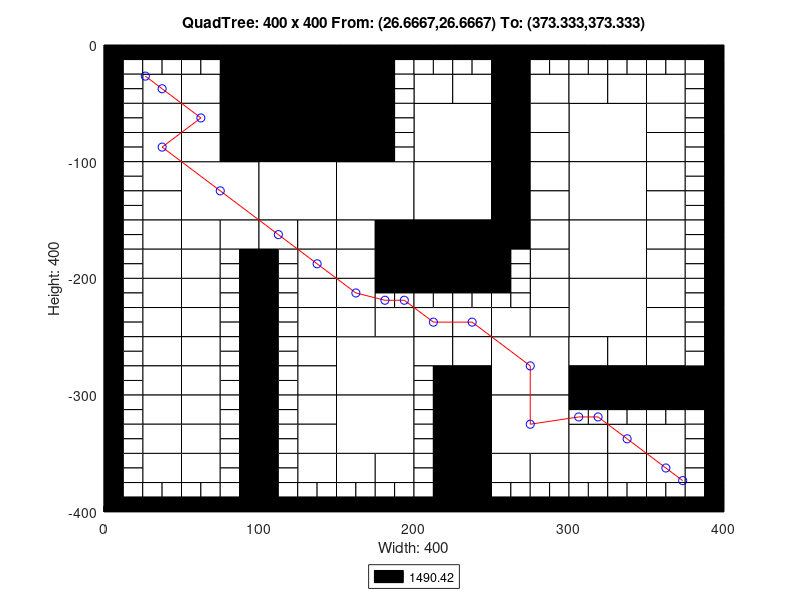

Write MATLAB code to recreate this figure.
axis([0 400 -400 0]);
title('QuadTree: 400 x 400 From: (26.6667,26.6667) To: (373.333,373.333)');
xlabel('Width: 400');
ylabel('Height: 400');
rectangle('Position',[100 -50 50 50], 'FaceColor',[0 0 0]);
rectangle('Position',[100 -100 50 50], 'FaceColor',[0 0 0]);
rectangle('Position',[50 -150 50 50], 'FaceColor',[1 1 1]);
rectangle('Position',[100 -150 50 50], 'FaceColor',[1 1 1]);
rectangle('Position',[150 -150 50 50], 'FaceColor',[1 1 1]);
rectangle('Position',[200 -100 50 50], 'FaceColor',[1 1 1]);
rectangle('Position',[300 -100 50 50], 'FaceColor',[1 1 1]);
rectangle('Position',[200 -150 50 50], 'FaceColor',[1 1 1]);
rectangle('Position',[200 -200 50 50], 'FaceColor',[0 0 0]);
rectangle('Position',[300 -150 50 50], 'FaceColor',[1 1 1]);
rectangle('Position',[300 -200 50 50], 'FaceColor',[1 1 1]);
rectangle('Position',[150 -300 50 50], 'FaceColor',[1 1 1]);
rectangle('Position',[150 -350 50 50], 'FaceColor',[1 1 1]);
rectangle('Position',[250 -300 50 50], 'FaceColor',[1 1 1]);
rectangle('Position',[300 -250 50 50], 'FaceColor',[1 1 1]);
rectangle('Position',[250 -350 50 50], 'FaceColor',[1 1 1]);
rectangle('Position',[25 -50 25 25], 'FaceColor',[1 1 1]);
rectangle('Position',[75 -25 25 25], 'FaceColor',[0 0 0]);
rectangle('Position',[50 -50 25 25], 'FaceColor',[1 1 1]);
rectangle('Position',[75 -50 25 25], 'FaceColor',[0 0 0]);
rectangle('Position',[25 -75 25 25], 'FaceColor',[1 1 1]);
rectangle('Position',[25 -100 25 25], 'FaceColor',[1 1 1]);
rectangle('Position',[50 -75 25 25], 'FaceColor',[1 1 1]);
rectangle('Position',[75 -75 25 25], 'FaceColor',[0 0 0]);
rectangle('Position',[50 -100 25 25], 'FaceColor',[1 1 1]);
rectangle('Position',[75 -100 25 25], 'FaceColor',[0 0 0]);
rectangle('Position',[150 -25 25 25], 'FaceColor',[0 0 0]);
rectangle('Position',[150 -50 25 25], 'FaceColor',[0 0 0]);
rectangle('Position',[150 -75 25 25], 'FaceColor',[0 0 0]);
rectangle('Position',[150 -100 25 25], 'FaceColor',[0 0 0]);
rectangle('Position',[25 -125 25 25], 'FaceColor',[1 1 1]);
rectangle('Position',[25 -150 25 25], 'FaceColor',[1 1 1]);
rectangle('Position',[25 -175 25 25], 'FaceColor',[1 1 1]);
rectangle('Position',[25 -200 25 25], 'FaceColor',[1 1 1]);
rectangle('Position',[50 -175 25 25], 'FaceColor',[1 1 1]);
rectangle('Position',[75 -175 25 25], 'FaceColor',[1 1 1]);
rectangle('Position',[50 -200 25 25], 'FaceColor',[1 1 1]);
rectangle('Position',[100 -175 25 25], 'FaceColor',[1 1 1]);
rectangle('Position',[125 -175 25 25], 'FaceColor',[1 1 1]);
rectangle('Position',[125 -200 25 25], 'FaceColor',[1 1 1]);
rectangle('Position',[150 -175 25 25], 'FaceColor',[1 1 1]);
rectangle('Position',[175 -175 25 25], 'FaceColor',[0 0 0]);
rectangle('Position',[150 -200 25 25], 'FaceColor',[1 1 1]);
rectangle('Position',[175 -200 25 25], 'FaceColor',[0 0 0]);
rectangle('Position',[200 -50 25 25], 'FaceColor',[1 1 1]);
rectangle('Position',[225 -50 25 25], 'FaceColor',[1 1 1]);
rectangle('Position',[250 -25 25 25], 'FaceColor',[0 0 0]);
rectangle('Position',[250 -50 25 25], 'FaceColor',[0 0 0]);
rectangle('Position',[275 -50 25 25], 'FaceColor',[1 1 1]);
rectangle('Position',[250 -75 25 25], 'FaceColor',[0 0 0]);
rectangle('Position',[275 -75 25 25], 'FaceColor',[1 1 1]);
rectangle('Position',[250 -100 25 25], 'FaceColor',[0 0 0]);
rectangle('Position',[275 -100 25 25], 'FaceColor',[1 1 1]);
rectangle('Position',[300 -50 25 25], 'FaceColor',[1 1 1]);
rectangle('Position',[325 -50 25 25], 'FaceColor',[1 1 1]);
rectangle('Position',[350 -50 25 25], 'FaceColor',[1 1 1]);
rectangle('Position',[350 -75 25 25], 'FaceColor',[1 1 1]);
rectangle('Position',[350 -100 25 25], 'FaceColor',[1 1 1]);
rectangle('Position',[250 -125 25 25], 'FaceColor',[0 0 0]);
rectangle('Position',[275 -125 25 25], 'FaceColor',[1 1 1]);
rectangle('Position',[250 -150 25 25], 'FaceColor',[0 0 0]);
rectangle('Position',[275 -150 25 25], 'FaceColor',[1 1 1]);
rectangle('Position',[250 -175 25 25], 'FaceColor',[0 0 0]);
rectangle('Position',[275 -175 25 25], 'FaceColor',[1 1 1]);
rectangle('Position',[275 -200 25 25], 'FaceColor',[1 1 1]);
rectangle('Position',[350 -125 25 25], 'FaceColor',[1 1 1]);
rectangle('Position',[350 -150 25 25], 'FaceColor',[1 1 1]);
rectangle('Position',[350 -175 25 25], 'FaceColor',[1 1 1]);
rectangle('Position',[350 -200 25 25], 'FaceColor',[1 1 1]);
rectangle('Position',[25 -225 25 25], 'FaceColor',[1 1 1]);
rectangle('Position',[25 -250 25 25], 'FaceColor',[1 1 1]);
rectangle('Position',[50 -225 25 25], 'FaceColor',[1 1 1]);
rectangle('Position',[50 -250 25 25], 'FaceColor',[1 1 1]);
rectangle('Position',[25 -275 25 25], 'FaceColor',[1 1 1]);
rectangle('Position',[25 -300 25 25], 'FaceColor',[1 1 1]);
rectangle('Position',[50 -275 25 25], 'FaceColor',[1 1 1]);
rectangle('Position',[50 -300 25 25], 'FaceColor',[1 1 1]);
rectangle('Position',[125 -225 25 25], 'FaceColor',[1 1 1]);
rectangle('Position',[125 -250 25 25], 'FaceColor',[1 1 1]);
rectangle('Position',[150 -225 25 25], 'FaceColor',[1 1 1]);
rectangle('Position',[150 -250 25 25], 'FaceColor',[1 1 1]);
rectangle('Position',[175 -250 25 25], 'FaceColor',[1 1 1]);
rectangle('Position',[125 -275 25 25], 'FaceColor',[1 1 1]);
rectangle('Position',[125 -300 25 25], 'FaceColor',[1 1 1]);
rectangle('Position',[25 -325 25 25], 'FaceColor',[1 1 1]);
rectangle('Position',[25 -350 25 25], 'FaceColor',[1 1 1]);
rectangle('Position',[50 -325 25 25], 'FaceColor',[1 1 1]);
rectangle('Position',[50 -350 25 25], 'FaceColor',[1 1 1]);
rectangle('Position',[25 -375 25 25], 'FaceColor',[1 1 1]);
rectangle('Position',[50 -375 25 25], 'FaceColor',[1 1 1]);
rectangle('Position',[125 -325 25 25], 'FaceColor',[1 1 1]);
rectangle('Position',[125 -350 25 25], 'FaceColor',[1 1 1]);
rectangle('Position',[125 -375 25 25], 'FaceColor',[1 1 1]);
rectangle('Position',[150 -375 25 25], 'FaceColor',[1 1 1]);
rectangle('Position',[175 -375 25 25], 'FaceColor',[1 1 1]);
rectangle('Position',[200 -250 25 25], 'FaceColor',[1 1 1]);
rectangle('Position',[225 -250 25 25], 'FaceColor',[1 1 1]);
rectangle('Position',[275 -225 25 25], 'FaceColor',[1 1 1]);
rectangle('Position',[250 -250 25 25], 'FaceColor',[1 1 1]);
rectangle('Position',[275 -250 25 25], 'FaceColor',[1 1 1]);
rectangle('Position',[200 -275 25 25], 'FaceColor',[1 1 1]);
rectangle('Position',[225 -275 25 25], 'FaceColor',[1 1 1]);
rectangle('Position',[225 -300 25 25], 'FaceColor',[0 0 0]);
rectangle('Position',[350 -225 25 25], 'FaceColor',[1 1 1]);
rectangle('Position',[350 -250 25 25], 'FaceColor',[1 1 1]);
rectangle('Position',[300 -275 25 25], 'FaceColor',[1 1 1]);
rectangle('Position',[325 -275 25 25], 'FaceColor',[1 1 1]);
rectangle('Position',[300 -300 25 25], 'FaceColor',[0 0 0]);
rectangle('Position',[325 -300 25 25], 'FaceColor',[0 0 0]);
rectangle('Position',[350 -275 25 25], 'FaceColor',[1 1 1]);
rectangle('Position',[350 -300 25 25], 'FaceColor',[0 0 0]);
rectangle('Position',[375 -300 25 25], 'FaceColor',[0 0 0]);
rectangle('Position',[225 -325 25 25], 'FaceColor',[0 0 0]);
rectangle('Position',[225 -350 25 25], 'FaceColor',[0 0 0]);
rectangle('Position',[225 -375 25 25], 'FaceColor',[0 0 0]);
rectangle('Position',[225 -400 25 25], 'FaceColor',[0 0 0]);
rectangle('Position',[250 -375 25 25], 'FaceColor',[1 1 1]);
rectangle('Position',[275 -375 25 25], 'FaceColor',[1 1 1]);
rectangle('Position',[300 -350 25 25], 'FaceColor',[1 1 1]);
rectangle('Position',[325 -350 25 25], 'FaceColor',[1 1 1]);
rectangle('Position',[350 -350 25 25], 'FaceColor',[1 1 1]);
rectangle('Position',[300 -375 25 25], 'FaceColor',[1 1 1]);
rectangle('Position',[325 -375 25 25], 'FaceColor',[1 1 1]);
rectangle('Position',[350 -375 25 25], 'FaceColor',[1 1 1]);
rectangle('Position',[0 -12.5 12.5 12.5], 'FaceColor',[0 0 0]);
rectangle('Position',[12.5 -12.5 12.5 12.5], 'FaceColor',[0 0 0]);
rectangle('Position',[0 -25 12.5 12.5], 'FaceColor',[0 0 0]);
rectangle('Position',[12.5 -25 12.5 12.5], 'FaceColor',[1 1 1]);
rectangle('Position',[25 -12.5 12.5 12.5], 'FaceColor',[0 0 0]);
rectangle('Position',[37.5 -12.5 12.5 12.5], 'FaceColor',[0 0 0]);
rectangle('Position',[25 -25 12.5 12.5], 'FaceColor',[1 1 1]);
rectangle('Position',[37.5 -25 12.5 12.5], 'FaceColor',[1 1 1]);
rectangle('Position',[0 -37.5 12.5 12.5], 'FaceColor',[0 0 0]);
rectangle('Position',[12.5 -37.5 12.5 12.5], 'FaceColor',[1 1 1]);
rectangle('Position',[0 -50 12.5 12.5], 'FaceColor',[0 0 0]);
rectangle('Position',[12.5 -50 12.5 12.5], 'FaceColor',[1 1 1]);
rectangle('Position',[50 -12.5 12.5 12.5], 'FaceColor',[0 0 0]);
rectangle('Position',[62.5 -12.5 12.5 12.5], 'FaceColor',[0 0 0]);
rectangle('Position',[50 -25 12.5 12.5], 'FaceColor',[1 1 1]);
rectangle('Position',[62.5 -25 12.5 12.5], 'FaceColor',[1 1 1]);
rectangle('Position',[0 -62.5 12.5 12.5], 'FaceColor',[0 0 0]);
rectangle('Position',[12.5 -62.5 12.5 12.5], 'FaceColor',[1 1 1]);
rectangle('Position',[0 -75 12.5 12.5], 'FaceColor',[0 0 0]);
rectangle('Position',[12.5 -75 12.5 12.5], 'FaceColor',[1 1 1]);
rectangle('Position',[0 -87.5 12.5 12.5], 'FaceColor',[0 0 0]);
rectangle('Position',[12.5 -87.5 12.5 12.5], 'FaceColor',[1 1 1]);
rectangle('Position',[0 -100 12.5 12.5], 'FaceColor',[0 0 0]);
rectangle('Position',[12.5 -100 12.5 12.5], 'FaceColor',[1 1 1]);
rectangle('Position',[175 -12.5 12.5 12.5], 'FaceColor',[0 0 0]);
rectangle('Position',[187.5 -12.5 12.5 12.5], 'FaceColor',[0 0 0]);
rectangle('Position',[175 -25 12.5 12.5], 'FaceColor',[0 0 0]);
rectangle('Position',[187.5 -25 12.5 12.5], 'FaceColor',[1 1 1]);
rectangle('Position',[175 -37.5 12.5 12.5], 'FaceColor',[0 0 0]);
rectangle('Position',[187.5 -37.5 12.5 12.5], 'FaceColor',[1 1 1]);
rectangle('Position',[175 -50 12.5 12.5], 'FaceColor',[0 0 0]);
rectangle('Position',[187.5 -50 12.5 12.5], 'FaceColor',[1 1 1]);
rectangle('Position',[175 -62.5 12.5 12.5], 'FaceColor',[0 0 0]);
rectangle('Position',[187.5 -62.5 12.5 12.5], 'FaceColor',[1 1 1]);
rectangle('Position',[175 -75 12.5 12.5], 'FaceColor',[0 0 0]);
rectangle('Position',[187.5 -75 12.5 12.5], 'FaceColor',[1 1 1]);
rectangle('Position',[175 -87.5 12.5 12.5], 'FaceColor',[0 0 0]);
rectangle('Position',[187.5 -87.5 12.5 12.5], 'FaceColor',[1 1 1]);
rectangle('Position',[175 -100 12.5 12.5], 'FaceColor',[0 0 0]);
rectangle('Position',[187.5 -100 12.5 12.5], 'FaceColor',[1 1 1]);
rectangle('Position',[0 -112.5 12.5 12.5], 'FaceColor',[0 0 0]);
rectangle('Position',[12.5 -112.5 12.5 12.5], 'FaceColor',[1 1 1]);
rectangle('Position',[0 -125 12.5 12.5], 'FaceColor',[0 0 0]);
rectangle('Position',[12.5 -125 12.5 12.5], 'FaceColor',[1 1 1]);
rectangle('Position',[0 -137.5 12.5 12.5], 'FaceColor',[0 0 0]);
rectangle('Position',[12.5 -137.5 12.5 12.5], 'FaceColor',[1 1 1]);
rectangle('Position',[0 -150 12.5 12.5], 'FaceColor',[0 0 0]);
rectangle('Position',[12.5 -150 12.5 12.5], 'FaceColor',[1 1 1]);
rectangle('Position',[0 -162.5 12.5 12.5], 'FaceColor',[0 0 0]);
rectangle('Position',[12.5 -162.5 12.5 12.5], 'FaceColor',[1 1 1]);
rectangle('Position',[0 -175 12.5 12.5], 'FaceColor',[0 0 0]);
rectangle('Position',[12.5 -175 12.5 12.5], 'FaceColor',[1 1 1]);
rectangle('Position',[0 -187.5 12.5 12.5], 'FaceColor',[0 0 0]);
rectangle('Position',[12.5 -187.5 12.5 12.5], 'FaceColor',[1 1 1]);
rectangle('Position',[0 -200 12.5 12.5], 'FaceColor',[0 0 0]);
rectangle('Position',[12.5 -200 12.5 12.5], 'FaceColor',[1 1 1]);
rectangle('Position',[75 -187.5 12.5 12.5], 'FaceColor',[1 1 1]);
rectangle('Position',[87.5 -187.5 12.5 12.5], 'FaceColor',[0 0 0]);
rectangle('Position',[75 -200 12.5 12.5], 'FaceColor',[1 1 1]);
rectangle('Position',[87.5 -200 12.5 12.5], 'FaceColor',[0 0 0]);
rectangle('Position',[100 -187.5 12.5 12.5], 'FaceColor',[0 0 0]);
rectangle('Position',[112.5 -187.5 12.5 12.5], 'FaceColor',[1 1 1]);
rectangle('Position',[100 -200 12.5 12.5], 'FaceColor',[0 0 0]);
rectangle('Position',[112.5 -200 12.5 12.5], 'FaceColor',[1 1 1]);
rectangle('Position',[200 -12.5 12.5 12.5], 'FaceColor',[0 0 0]);
rectangle('Position',[212.5 -12.5 12.5 12.5], 'FaceColor',[0 0 0]);
rectangle('Position',[200 -25 12.5 12.5], 'FaceColor',[1 1 1]);
rectangle('Position',[212.5 -25 12.5 12.5], 'FaceColor',[1 1 1]);
rectangle('Position',[225 -12.5 12.5 12.5], 'FaceColor',[0 0 0]);
rectangle('Position',[237.5 -12.5 12.5 12.5], 'FaceColor',[0 0 0]);
rectangle('Position',[225 -25 12.5 12.5], 'FaceColor',[1 1 1]);
rectangle('Position',[237.5 -25 12.5 12.5], 'FaceColor',[1 1 1]);
rectangle('Position',[275 -12.5 12.5 12.5], 'FaceColor',[0 0 0]);
rectangle('Position',[287.5 -12.5 12.5 12.5], 'FaceColor',[0 0 0]);
rectangle('Position',[275 -25 12.5 12.5], 'FaceColor',[1 1 1]);
rectangle('Position',[287.5 -25 12.5 12.5], 'FaceColor',[1 1 1]);
rectangle('Position',[300 -12.5 12.5 12.5], 'FaceColor',[0 0 0]);
rectangle('Position',[312.5 -12.5 12.5 12.5], 'FaceColor',[0 0 0]);
rectangle('Position',[300 -25 12.5 12.5], 'FaceColor',[1 1 1]);
rectangle('Position',[312.5 -25 12.5 12.5], 'FaceColor',[1 1 1]);
rectangle('Position',[325 -12.5 12.5 12.5], 'FaceColor',[0 0 0]);
rectangle('Position',[337.5 -12.5 12.5 12.5], 'FaceColor',[0 0 0]);
rectangle('Position',[325 -25 12.5 12.5], 'FaceColor',[1 1 1]);
rectangle('Position',[337.5 -25 12.5 12.5], 'FaceColor',[1 1 1]);
rectangle('Position',[350 -12.5 12.5 12.5], 'FaceColor',[0 0 0]);
rectangle('Position',[362.5 -12.5 12.5 12.5], 'FaceColor',[0 0 0]);
rectangle('Position',[350 -25 12.5 12.5], 'FaceColor',[1 1 1]);
rectangle('Position',[362.5 -25 12.5 12.5], 'FaceColor',[1 1 1]);
rectangle('Position',[375 -12.5 12.5 12.5], 'FaceColor',[0 0 0]);
rectangle('Position',[387.5 -12.5 12.5 12.5], 'FaceColor',[0 0 0]);
rectangle('Position',[375 -25 12.5 12.5], 'FaceColor',[1 1 1]);
rectangle('Position',[387.5 -25 12.5 12.5], 'FaceColor',[0 0 0]);
rectangle('Position',[375 -37.5 12.5 12.5], 'FaceColor',[1 1 1]);
rectangle('Position',[387.5 -37.5 12.5 12.5], 'FaceColor',[0 0 0]);
rectangle('Position',[375 -50 12.5 12.5], 'FaceColor',[1 1 1]);
rectangle('Position',[387.5 -50 12.5 12.5], 'FaceColor',[0 0 0]);
rectangle('Position',[375 -62.5 12.5 12.5], 'FaceColor',[1 1 1]);
rectangle('Position',[387.5 -62.5 12.5 12.5], 'FaceColor',[0 0 0]);
rectangle('Position',[375 -75 12.5 12.5], 'FaceColor',[1 1 1]);
rectangle('Position',[387.5 -75 12.5 12.5], 'FaceColor',[0 0 0]);
rectangle('Position',[375 -87.5 12.5 12.5], 'FaceColor',[1 1 1]);
rectangle('Position',[387.5 -87.5 12.5 12.5], 'FaceColor',[0 0 0]);
rectangle('Position',[375 -100 12.5 12.5], 'FaceColor',[1 1 1]);
rectangle('Position',[387.5 -100 12.5 12.5], 'FaceColor',[0 0 0]);
rectangle('Position',[250 -187.5 12.5 12.5], 'FaceColor',[0 0 0]);
rectangle('Position',[262.5 -187.5 12.5 12.5], 'FaceColor',[1 1 1]);
rectangle('Position',[250 -200 12.5 12.5], 'FaceColor',[0 0 0]);
rectangle('Position',[262.5 -200 12.5 12.5], 'FaceColor',[1 1 1]);
rectangle('Position',[375 -112.5 12.5 12.5], 'FaceColor',[1 1 1]);
rectangle('Position',[387.5 -112.5 12.5 12.5], 'FaceColor',[0 0 0]);
rectangle('Position',[375 -125 12.5 12.5], 'FaceColor',[1 1 1]);
rectangle('Position',[387.5 -125 12.5 12.5], 'FaceColor',[0 0 0]);
rectangle('Position',[375 -137.5 12.5 12.5], 'FaceColor',[1 1 1]);
rectangle('Position',[387.5 -137.5 12.5 12.5], 'FaceColor',[0 0 0]);
rectangle('Position',[375 -150 12.5 12.5], 'FaceColor',[1 1 1]);
rectangle('Position',[387.5 -150 12.5 12.5], 'FaceColor',[0 0 0]);
rectangle('Position',[375 -162.5 12.5 12.5], 'FaceColor',[1 1 1]);
rectangle('Position',[387.5 -162.5 12.5 12.5], 'FaceColor',[0 0 0]);
rectangle('Position',[375 -175 12.5 12.5], 'FaceColor',[1 1 1]);
rectangle('Position',[387.5 -175 12.5 12.5], 'FaceColor',[0 0 0]);
rectangle('Position',[375 -187.5 12.5 12.5], 'FaceColor',[1 1 1]);
rectangle('Position',[387.5 -187.5 12.5 12.5], 'FaceColor',[0 0 0]);
rectangle('Position',[375 -200 12.5 12.5], 'FaceColor',[1 1 1]);
rectangle('Position',[387.5 -200 12.5 12.5], 'FaceColor',[0 0 0]);
rectangle('Position',[0 -212.5 12.5 12.5], 'FaceColor',[0 0 0]);
rectangle('Position',[12.5 -212.5 12.5 12.5], 'FaceColor',[1 1 1]);
rectangle('Position',[0 -225 12.5 12.5], 'FaceColor',[0 0 0]);
rectangle('Position',[12.5 -225 12.5 12.5], 'FaceColor',[1 1 1]);
rectangle('Position',[0 -237.5 12.5 12.5], 'FaceColor',[0 0 0]);
rectangle('Position',[12.5 -237.5 12.5 12.5], 'FaceColor',[1 1 1]);
rectangle('Position',[0 -250 12.5 12.5], 'FaceColor',[0 0 0]);
rectangle('Position',[12.5 -250 12.5 12.5], 'FaceColor',[1 1 1]);
rectangle('Position',[75 -212.5 12.5 12.5], 'FaceColor',[1 1 1]);
rectangle('Position',[87.5 -212.5 12.5 12.5], 'FaceColor',[0 0 0]);
rectangle('Position',[75 -225 12.5 12.5], 'FaceColor',[1 1 1]);
rectangle('Position',[87.5 -225 12.5 12.5], 'FaceColor',[0 0 0]);
rectangle('Position',[75 -237.5 12.5 12.5], 'FaceColor',[1 1 1]);
rectangle('Position',[87.5 -237.5 12.5 12.5], 'FaceColor',[0 0 0]);
rectangle('Position',[75 -250 12.5 12.5], 'FaceColor',[1 1 1]);
rectangle('Position',[87.5 -250 12.5 12.5], 'FaceColor',[0 0 0]);
rectangle('Position',[0 -262.5 12.5 12.5], 'FaceColor',[0 0 0]);
rectangle('Position',[12.5 -262.5 12.5 12.5], 'FaceColor',[1 1 1]);
rectangle('Position',[0 -275 12.5 12.5], 'FaceColor',[0 0 0]);
rectangle('Position',[12.5 -275 12.5 12.5], 'FaceColor',[1 1 1]);
rectangle('Position',[0 -287.5 12.5 12.5], 'FaceColor',[0 0 0]);
rectangle('Position',[12.5 -287.5 12.5 12.5], 'FaceColor',[1 1 1]);
rectangle('Position',[0 -300 12.5 12.5], 'FaceColor',[0 0 0]);
rectangle('Position',[12.5 -300 12.5 12.5], 'FaceColor',[1 1 1]);
rectangle('Position',[75 -262.5 12.5 12.5], 'FaceColor',[1 1 1]);
rectangle('Position',[87.5 -262.5 12.5 12.5], 'FaceColor',[0 0 0]);
rectangle('Position',[75 -275 12.5 12.5], 'FaceColor',[1 1 1]);
rectangle('Position',[87.5 -275 12.5 12.5], 'FaceColor',[0 0 0]);
rectangle('Position',[75 -287.5 12.5 12.5], 'FaceColor',[1 1 1]);
rectangle('Position',[87.5 -287.5 12.5 12.5], 'FaceColor',[0 0 0]);
rectangle('Position',[75 -300 12.5 12.5], 'FaceColor',[1 1 1]);
rectangle('Position',[87.5 -300 12.5 12.5], 'FaceColor',[0 0 0]);
rectangle('Position',[100 -212.5 12.5 12.5], 'FaceColor',[0 0 0]);
rectangle('Position',[112.5 -212.5 12.5 12.5], 'FaceColor',[1 1 1]);
rectangle('Position',[100 -225 12.5 12.5], 'FaceColor',[0 0 0]);
rectangle('Position',[112.5 -225 12.5 12.5], 'FaceColor',[1 1 1]);
rectangle('Position',[100 -237.5 12.5 12.5], 'FaceColor',[0 0 0]);
rectangle('Position',[112.5 -237.5 12.5 12.5], 'FaceColor',[1 1 1]);
rectangle('Position',[100 -250 12.5 12.5], 'FaceColor',[0 0 0]);
rectangle('Position',[112.5 -250 12.5 12.5], 'FaceColor',[1 1 1]);
rectangle('Position',[175 -212.5 12.5 12.5], 'FaceColor',[0 0 0]);
rectangle('Position',[187.5 -212.5 12.5 12.5], 'FaceColor',[0 0 0]);
rectangle('Position',[175 -225 12.5 12.5], 'FaceColor',[1 1 1]);
rectangle('Position',[187.5 -225 12.5 12.5], 'FaceColor',[1 1 1]);
rectangle('Position',[100 -262.5 12.5 12.5], 'FaceColor',[0 0 0]);
rectangle('Position',[112.5 -262.5 12.5 12.5], 'FaceColor',[1 1 1]);
rectangle('Position',[100 -275 12.5 12.5], 'FaceColor',[0 0 0]);
rectangle('Position',[112.5 -275 12.5 12.5], 'FaceColor',[1 1 1]);
rectangle('Position',[100 -287.5 12.5 12.5], 'FaceColor',[0 0 0]);
rectangle('Position',[112.5 -287.5 12.5 12.5], 'FaceColor',[1 1 1]);
rectangle('Position',[100 -300 12.5 12.5], 'FaceColor',[0 0 0]);
rectangle('Position',[112.5 -300 12.5 12.5], 'FaceColor',[1 1 1]);
rectangle('Position',[0 -312.5 12.5 12.5], 'FaceColor',[0 0 0]);
rectangle('Position',[12.5 -312.5 12.5 12.5], 'FaceColor',[1 1 1]);
rectangle('Position',[0 -325 12.5 12.5], 'FaceColor',[0 0 0]);
rectangle('Position',[12.5 -325 12.5 12.5], 'FaceColor',[1 1 1]);
rectangle('Position',[0 -337.5 12.5 12.5], 'FaceColor',[0 0 0]);
rectangle('Position',[12.5 -337.5 12.5 12.5], 'FaceColor',[1 1 1]);
rectangle('Position',[0 -350 12.5 12.5], 'FaceColor',[0 0 0]);
rectangle('Position',[12.5 -350 12.5 12.5], 'FaceColor',[1 1 1]);
rectangle('Position',[75 -312.5 12.5 12.5], 'FaceColor',[1 1 1]);
rectangle('Position',[87.5 -312.5 12.5 12.5], 'FaceColor',[0 0 0]);
rectangle('Position',[75 -325 12.5 12.5], 'FaceColor',[1 1 1]);
rectangle('Position',[87.5 -325 12.5 12.5], 'FaceColor',[0 0 0]);
rectangle('Position',[75 -337.5 12.5 12.5], 'FaceColor',[1 1 1]);
rectangle('Position',[87.5 -337.5 12.5 12.5], 'FaceColor',[0 0 0]);
rectangle('Position',[75 -350 12.5 12.5], 'FaceColor',[1 1 1]);
rectangle('Position',[87.5 -350 12.5 12.5], 'FaceColor',[0 0 0]);
rectangle('Position',[0 -362.5 12.5 12.5], 'FaceColor',[0 0 0]);
rectangle('Position',[12.5 -362.5 12.5 12.5], 'FaceColor',[1 1 1]);
rectangle('Position',[0 -375 12.5 12.5], 'FaceColor',[0 0 0]);
rectangle('Position',[12.5 -375 12.5 12.5], 'FaceColor',[1 1 1]);
rectangle('Position',[0 -387.5 12.5 12.5], 'FaceColor',[0 0 0]);
rectangle('Position',[12.5 -387.5 12.5 12.5], 'FaceColor',[1 1 1]);
rectangle('Position',[0 -400 12.5 12.5], 'FaceColor',[0 0 0]);
rectangle('Position',[12.5 -400 12.5 12.5], 'FaceColor',[0 0 0]);
rectangle('Position',[25 -387.5 12.5 12.5], 'FaceColor',[1 1 1]);
rectangle('Position',[37.5 -387.5 12.5 12.5], 'FaceColor',[1 1 1]);
rectangle('Position',[25 -400 12.5 12.5], 'FaceColor',[0 0 0]);
rectangle('Position',[37.5 -400 12.5 12.5], 'FaceColor',[0 0 0]);
rectangle('Position',[75 -362.5 12.5 12.5], 'FaceColor',[1 1 1]);
rectangle('Position',[87.5 -362.5 12.5 12.5], 'FaceColor',[0 0 0]);
rectangle('Position',[75 -375 12.5 12.5], 'FaceColor',[1 1 1]);
rectangle('Position',[87.5 -375 12.5 12.5], 'FaceColor',[0 0 0]);
rectangle('Position',[50 -387.5 12.5 12.5], 'FaceColor',[1 1 1]);
rectangle('Position',[62.5 -387.5 12.5 12.5], 'FaceColor',[1 1 1]);
rectangle('Position',[50 -400 12.5 12.5], 'FaceColor',[0 0 0]);
rectangle('Position',[62.5 -400 12.5 12.5], 'FaceColor',[0 0 0]);
rectangle('Position',[75 -387.5 12.5 12.5], 'FaceColor',[1 1 1]);
rectangle('Position',[87.5 -387.5 12.5 12.5], 'FaceColor',[0 0 0]);
rectangle('Position',[75 -400 12.5 12.5], 'FaceColor',[0 0 0]);
rectangle('Position',[87.5 -400 12.5 12.5], 'FaceColor',[0 0 0]);
rectangle('Position',[100 -312.5 12.5 12.5], 'FaceColor',[0 0 0]);
rectangle('Position',[112.5 -312.5 12.5 12.5], 'FaceColor',[1 1 1]);
rectangle('Position',[100 -325 12.5 12.5], 'FaceColor',[0 0 0]);
rectangle('Position',[112.5 -325 12.5 12.5], 'FaceColor',[1 1 1]);
rectangle('Position',[100 -337.5 12.5 12.5], 'FaceColor',[0 0 0]);
rectangle('Position',[112.5 -337.5 12.5 12.5], 'FaceColor',[1 1 1]);
rectangle('Position',[100 -350 12.5 12.5], 'FaceColor',[0 0 0]);
rectangle('Position',[112.5 -350 12.5 12.5], 'FaceColor',[1 1 1]);
rectangle('Position',[100 -362.5 12.5 12.5], 'FaceColor',[0 0 0]);
rectangle('Position',[112.5 -362.5 12.5 12.5], 'FaceColor',[1 1 1]);
rectangle('Position',[100 -375 12.5 12.5], 'FaceColor',[0 0 0]);
rectangle('Position',[112.5 -375 12.5 12.5], 'FaceColor',[1 1 1]);
rectangle('Position',[100 -387.5 12.5 12.5], 'FaceColor',[0 0 0]);
rectangle('Position',[112.5 -387.5 12.5 12.5], 'FaceColor',[1 1 1]);
rectangle('Position',[100 -400 12.5 12.5], 'FaceColor',[0 0 0]);
rectangle('Position',[112.5 -400 12.5 12.5], 'FaceColor',[0 0 0]);
rectangle('Position',[125 -387.5 12.5 12.5], 'FaceColor',[1 1 1]);
rectangle('Position',[137.5 -387.5 12.5 12.5], 'FaceColor',[1 1 1]);
rectangle('Position',[125 -400 12.5 12.5], 'FaceColor',[0 0 0]);
rectangle('Position',[137.5 -400 12.5 12.5], 'FaceColor',[0 0 0]);
rectangle('Position',[150 -387.5 12.5 12.5], 'FaceColor',[1 1 1]);
rectangle('Position',[162.5 -387.5 12.5 12.5], 'FaceColor',[1 1 1]);
rectangle('Position',[150 -400 12.5 12.5], 'FaceColor',[0 0 0]);
rectangle('Position',[162.5 -400 12.5 12.5], 'FaceColor',[0 0 0]);
rectangle('Position',[175 -387.5 12.5 12.5], 'FaceColor',[1 1 1]);
rectangle('Position',[187.5 -387.5 12.5 12.5], 'FaceColor',[1 1 1]);
rectangle('Position',[175 -400 12.5 12.5], 'FaceColor',[0 0 0]);
rectangle('Position',[187.5 -400 12.5 12.5], 'FaceColor',[0 0 0]);
rectangle('Position',[200 -212.5 12.5 12.5], 'FaceColor',[0 0 0]);
rectangle('Position',[212.5 -212.5 12.5 12.5], 'FaceColor',[0 0 0]);
rectangle('Position',[200 -225 12.5 12.5], 'FaceColor',[1 1 1]);
rectangle('Position',[212.5 -225 12.5 12.5], 'FaceColor',[1 1 1]);
rectangle('Position',[225 -212.5 12.5 12.5], 'FaceColor',[0 0 0]);
rectangle('Position',[237.5 -212.5 12.5 12.5], 'FaceColor',[0 0 0]);
rectangle('Position',[225 -225 12.5 12.5], 'FaceColor',[1 1 1]);
rectangle('Position',[237.5 -225 12.5 12.5], 'FaceColor',[1 1 1]);
rectangle('Position',[250 -212.5 12.5 12.5], 'FaceColor',[0 0 0]);
rectangle('Position',[262.5 -212.5 12.5 12.5], 'FaceColor',[1 1 1]);
rectangle('Position',[250 -225 12.5 12.5], 'FaceColor',[1 1 1]);
rectangle('Position',[262.5 -225 12.5 12.5], 'FaceColor',[1 1 1]);
rectangle('Position',[200 -287.5 12.5 12.5], 'FaceColor',[1 1 1]);
rectangle('Position',[212.5 -287.5 12.5 12.5], 'FaceColor',[0 0 0]);
rectangle('Position',[200 -300 12.5 12.5], 'FaceColor',[1 1 1]);
rectangle('Position',[212.5 -300 12.5 12.5], 'FaceColor',[0 0 0]);
rectangle('Position',[375 -212.5 12.5 12.5], 'FaceColor',[1 1 1]);
rectangle('Position',[387.5 -212.5 12.5 12.5], 'FaceColor',[0 0 0]);
rectangle('Position',[375 -225 12.5 12.5], 'FaceColor',[1 1 1]);
rectangle('Position',[387.5 -225 12.5 12.5], 'FaceColor',[0 0 0]);
rectangle('Position',[375 -237.5 12.5 12.5], 'FaceColor',[1 1 1]);
rectangle('Position',[387.5 -237.5 12.5 12.5], 'FaceColor',[0 0 0]);
rectangle('Position',[375 -250 12.5 12.5], 'FaceColor',[1 1 1]);
rectangle('Position',[387.5 -250 12.5 12.5], 'FaceColor',[0 0 0]);
rectangle('Position',[375 -262.5 12.5 12.5], 'FaceColor',[1 1 1]);
rectangle('Position',[387.5 -262.5 12.5 12.5], 'FaceColor',[0 0 0]);
rectangle('Position',[375 -275 12.5 12.5], 'FaceColor',[1 1 1]);
rectangle('Position',[387.5 -275 12.5 12.5], 'FaceColor',[0 0 0]);
rectangle('Position',[200 -312.5 12.5 12.5], 'FaceColor',[1 1 1]);
rectangle('Position',[212.5 -312.5 12.5 12.5], 'FaceColor',[0 0 0]);
rectangle('Position',[200 -325 12.5 12.5], 'FaceColor',[1 1 1]);
rectangle('Position',[212.5 -325 12.5 12.5], 'FaceColor',[0 0 0]);
rectangle('Position',[200 -337.5 12.5 12.5], 'FaceColor',[1 1 1]);
rectangle('Position',[212.5 -337.5 12.5 12.5], 'FaceColor',[0 0 0]);
rectangle('Position',[200 -350 12.5 12.5], 'FaceColor',[1 1 1]);
rectangle('Position',[212.5 -350 12.5 12.5], 'FaceColor',[0 0 0]);
rectangle('Position',[200 -362.5 12.5 12.5], 'FaceColor',[1 1 1]);
rectangle('Position',[212.5 -362.5 12.5 12.5], 'FaceColor',[0 0 0]);
rectangle('Position',[200 -375 12.5 12.5], 'FaceColor',[1 1 1]);
rectangle('Position',[212.5 -375 12.5 12.5], 'FaceColor',[0 0 0]);
rectangle('Position',[200 -387.5 12.5 12.5], 'FaceColor',[1 1 1]);
rectangle('Position',[212.5 -387.5 12.5 12.5], 'FaceColor',[0 0 0]);
rectangle('Position',[200 -400 12.5 12.5], 'FaceColor',[0 0 0]);
rectangle('Position',[212.5 -400 12.5 12.5], 'FaceColor',[0 0 0]);
rectangle('Position',[250 -387.5 12.5 12.5], 'FaceColor',[1 1 1]);
rectangle('Position',[262.5 -387.5 12.5 12.5], 'FaceColor',[1 1 1]);
rectangle('Position',[250 -400 12.5 12.5], 'FaceColor',[0 0 0]);
rectangle('Position',[262.5 -400 12.5 12.5], 'FaceColor',[0 0 0]);
rectangle('Position',[275 -387.5 12.5 12.5], 'FaceColor',[1 1 1]);
rectangle('Position',[287.5 -387.5 12.5 12.5], 'FaceColor',[1 1 1]);
rectangle('Position',[275 -400 12.5 12.5], 'FaceColor',[0 0 0]);
rectangle('Position',[287.5 -400 12.5 12.5], 'FaceColor',[0 0 0]);
rectangle('Position',[300 -312.5 12.5 12.5], 'FaceColor',[0 0 0]);
rectangle('Position',[312.5 -312.5 12.5 12.5], 'FaceColor',[0 0 0]);
rectangle('Position',[300 -325 12.5 12.5], 'FaceColor',[1 1 1]);
rectangle('Position',[312.5 -325 12.5 12.5], 'FaceColor',[1 1 1]);
rectangle('Position',[325 -312.5 12.5 12.5], 'FaceColor',[0 0 0]);
rectangle('Position',[337.5 -312.5 12.5 12.5], 'FaceColor',[0 0 0]);
rectangle('Position',[325 -325 12.5 12.5], 'FaceColor',[1 1 1]);
rectangle('Position',[337.5 -325 12.5 12.5], 'FaceColor',[1 1 1]);
rectangle('Position',[350 -312.5 12.5 12.5], 'FaceColor',[0 0 0]);
rectangle('Position',[362.5 -312.5 12.5 12.5], 'FaceColor',[0 0 0]);
rectangle('Position',[350 -325 12.5 12.5], 'FaceColor',[1 1 1]);
rectangle('Position',[362.5 -325 12.5 12.5], 'FaceColor',[1 1 1]);
rectangle('Position',[375 -312.5 12.5 12.5], 'FaceColor',[0 0 0]);
rectangle('Position',[387.5 -312.5 12.5 12.5], 'FaceColor',[0 0 0]);
rectangle('Position',[375 -325 12.5 12.5], 'FaceColor',[1 1 1]);
rectangle('Position',[387.5 -325 12.5 12.5], 'FaceColor',[0 0 0]);
rectangle('Position',[375 -337.5 12.5 12.5], 'FaceColor',[1 1 1]);
rectangle('Position',[387.5 -337.5 12.5 12.5], 'FaceColor',[0 0 0]);
rectangle('Position',[375 -350 12.5 12.5], 'FaceColor',[1 1 1]);
rectangle('Position',[387.5 -350 12.5 12.5], 'FaceColor',[0 0 0]);
rectangle('Position',[300 -387.5 12.5 12.5], 'FaceColor',[1 1 1]);
rectangle('Position',[312.5 -387.5 12.5 12.5], 'FaceColor',[1 1 1]);
rectangle('Position',[300 -400 12.5 12.5], 'FaceColor',[0 0 0]);
rectangle('Position',[312.5 -400 12.5 12.5], 'FaceColor',[0 0 0]);
rectangle('Position',[325 -387.5 12.5 12.5], 'FaceColor',[1 1 1]);
rectangle('Position',[337.5 -387.5 12.5 12.5], 'FaceColor',[1 1 1]);
rectangle('Position',[325 -400 12.5 12.5], 'FaceColor',[0 0 0]);
rectangle('Position',[337.5 -400 12.5 12.5], 'FaceColor',[0 0 0]);
rectangle('Position',[375 -362.5 12.5 12.5], 'FaceColor',[1 1 1]);
rectangle('Position',[387.5 -362.5 12.5 12.5], 'FaceColor',[0 0 0]);
rectangle('Position',[375 -375 12.5 12.5], 'FaceColor',[1 1 1]);
rectangle('Position',[387.5 -375 12.5 12.5], 'FaceColor',[0 0 0]);
rectangle('Position',[350 -387.5 12.5 12.5], 'FaceColor',[1 1 1]);
rectangle('Position',[362.5 -387.5 12.5 12.5], 'FaceColor',[1 1 1]);
rectangle('Position',[350 -400 12.5 12.5], 'FaceColor',[0 0 0]);
rectangle('Position',[362.5 -400 12.5 12.5], 'FaceColor',[0 0 0]);
rectangle('Position',[375 -387.5 12.5 12.5], 'FaceColor',[1 1 1]);
rectangle('Position',[387.5 -387.5 12.5 12.5], 'FaceColor',[0 0 0]);
rectangle('Position',[375 -400 12.5 12.5], 'FaceColor',[0 0 0]);
rectangle('Position',[387.5 -400 12.5 12.5], 'FaceColor',[0 0 0]);
X=[373.333,362.5,337.5,318.75,306.25,275,275,237.5,212.5,193.75,181.25,162.5,137.5,112.5,75,37.5,62.5,37.5,26.6667];
Y=[-373.333,-362.5,-337.5,-318.75,-318.75,-325,-275,-237.5,-237.5,-218.75,-218.75,-212.5,-187.5,-162.5,-125,-87.5,-62.5,-37.5,-26.6667];
hold on;
plot(X,Y,'r');
plot(X,Y,'bo');
legend('1490.42','Location','southoutside');
